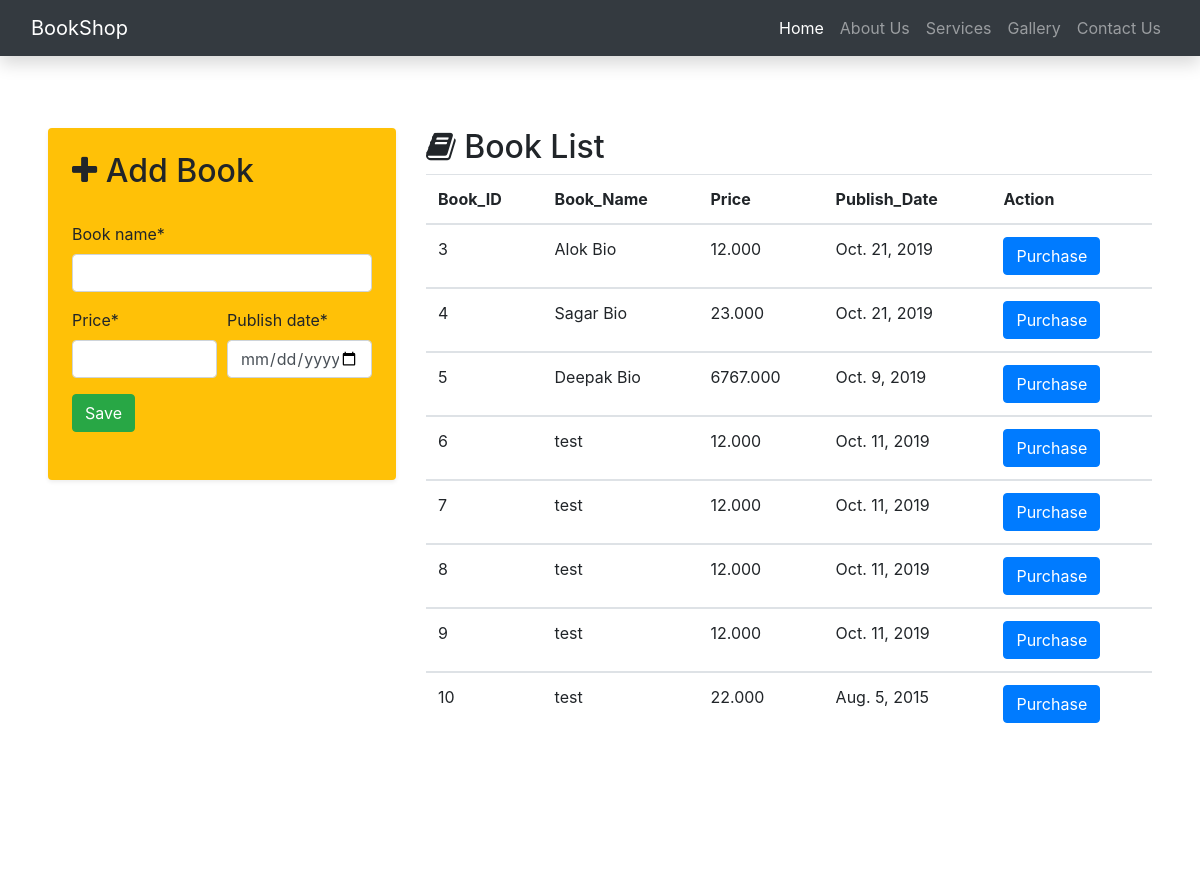
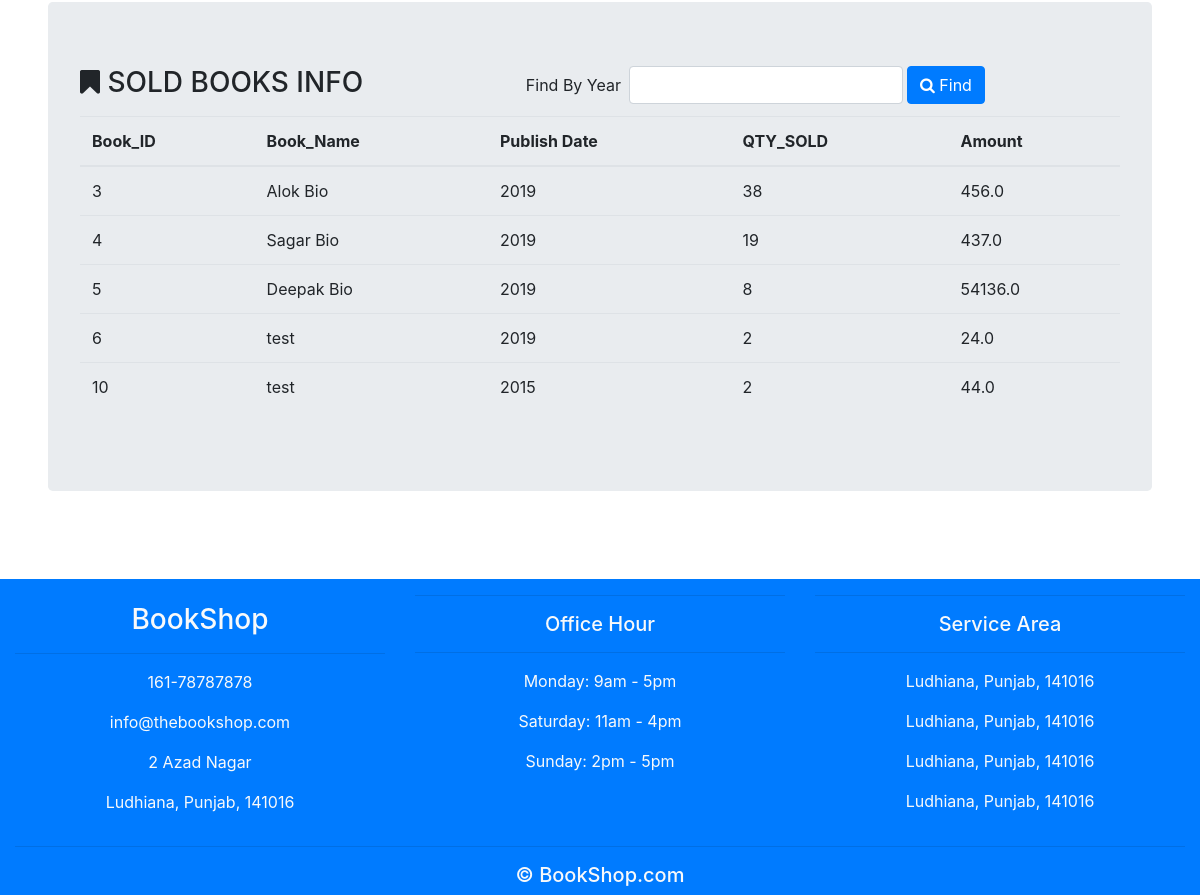
The page / on the database its author committed (2 pictures, top to bottom).
### books/models.py (models this page shows, shortened)
class BookInfo(models.Model):
    book_name = models.CharField(max_length=100)
    price = models.DecimalField(max_digits=200, decimal_places=3)
    publish_date = models.DateField()

class BookSold(models.Model):
    book_id = models.ForeignKey(BookInfo, on_delete = models.CASCADE)
    qty_sold = models.IntegerField(default=0)

### books/views.py (the view, shortened to what this page needs)
# urls.py: path('',IndexView.as_view(),name = 'index'),
class IndexView(View):
    template_name = 'books/index.html'
    def get(self, request):
        form = BookInfoForm()
        books = BookInfo.objects.all()
        form1= BookSoldForm()
        booksold = BookSold.objects.filter(~Q(qty_sold = 0))
        for data in booksold:
            print(data.qty_sold)
        context = {
            'form':form,
            'books':books,
            'booksold':booksold,
            'form1':form1,
            'year':False
        }
        return render(request,self.template_name,context)

### books/forms.py
class BookInfoForm(forms.ModelForm):
    class Meta:
        model = BookInfo
        fields = "__all__"

class BookSoldForm(forms.ModelForm):
    class Meta:
        model = BookSold
        fields = "__all__"

### books/custom_tag.py (called while the page is built)
@register.simple_tag
@stringfilter
def multiply(qty, price, *args, **kwargs):
    return float(qty) * float(price)

### templates/books/index.html (shortened to what this page needs)
{% extends 'base.html' %}
{% load static %}
{% load crispy_forms_tags %}
{% block content %}
{% load my_tag %}
<div class="container-fluid mt-4 mb-4 p-5">
    <div class="row">
        <div class="col-md-4 col-12">
                <form class="bg-warning p-4 rounded shadow-sm" action="{% url 'books:index' %}" method="POST">
                        <h2><i class="fa fa-plus"></i> Add Book</h2>
                        <div class="form-row">
                                <div class="form-group col-md-12 mb-0 mt-4">
                                  {{ form.book_name|as_crispy_field }}
                                </div>
                                <div class="form-group col-lg-6 col-12 mb-0">
                                  {{ form.price|as_crispy_field }}
                                </div>
                                <div class="form-group col-lg-6 col-12 mb-0">
                                   {{ form.publish_date|as_crispy_field }}
                                </div>
                              </div>
                        <button type="submit" class="btn btn-success mb-4">Save</button>
                    </form>
        </div>
        <div class="col-md-8 col-12">
            <h2><i class="fa fa-book"></i> Book List</h2>
            <table class="table">
                <thead>
                    <tr>
                      <th>Book_ID</th>
                      <th>Book_Name</th>
                              <th>Price</th>
                              <th>Publish_Date</th>
                              <th>Action</th>
                          </tr>
                        </thead>
                        {% for data in books %}
                        <tbody>
                          <tr>
                              <td>{{data.id}}</td>
                              <td>{{data.book_name}}</td>
                              <td>{{data.price}}</td>
                              <td>{{data.publish_date}}</td>
                              <td>
                                  <form action="{% url 'books:sold' %}" method="POST">
                                      <button type="submit" class="btn btn-primary btn -sm">Purchase</button>
                                  </form>
                              </td>
                          </tr>
                        </tbody>
                        {% endfor %}
            </table>
        </div>
    </div>
</div>
<div class="container-fluid p-5">
    <div class="jumbotron">
        <div class="row mb-2">
            <div class="col-5">
                <h3><i class="fa fa-bookmark"></i> SOLD BOOKS INFO</h3>
            </div>
            <div class=" col-7">
                <form action="{% url 'books:find' %}" class="form" method="POST">
                    <div class="form-inline">
                        <label class="mr-2"> Find By Year</label>
                        <input type="text" id="year_picker" name="search_by_year" class="form-control">
                        <button class="btn btn-primary ml-1">
                            <i class="fa fa-search"></i> Find
                        </button>
                    </div>
                </form>
            </div>
        </div>
        <table class="table">
            <thead>
            <tr>
                <th>Book_ID</th>
                <th>Book_Name</th>
                <th>Publish Date</th>
                <th>QTY_SOLD</th>
                <th>Amount</th>
            </tr>
            </thead>
            <tbody>
                {% for data in booksold %}
                    {% if year %}
                        {% if data.book_id.publish_date.year == year %}
                            <tr>
                                <td>{{ data.book_id.id }}</td>
                                <td>{{ data.book_id.book_name }}</td>
                                <td>{{ data.book_id.publish_date.year }}</td>
                                <td>{{ data.qty_sold }}</td>
                                <td>{% multiply data.qty_sold data.book_id.price %}</td>
                            </tr>
                        {% endif %}
                    {% else %}
                        <tr>
                            <td>{{ data.book_id.id }}</td>
                            <td>{{ data.book_id.book_name }}</td>
                            <td>{{ data.book_id.publish_date.year }}</td>
                            <td>{{ data.qty_sold }}</td>
                            <td>{% multiply data.qty_sold data.book_id.price %}</td>
                        </tr>
                    {% endif %}
                {% endfor %}
            </tbody>
        </table>
    </div>
</div>
{% endblock %}

### templates/base.html (shortened to what this page needs)
{% load static %}
<!DOCTYPE html>
<html lang="en">
<head>
  <link rel="stylesheet" href="https://maxcdn.bootstrapcdn.com/bootstrap/4.3.1/css/bootstrap.min.css">
  <link rel="stylesheet" href="https://stackpath.bootstrapcdn.com/font-awesome/4.7.0/css/font-awesome.min.css">
  <link href="https://cdnjs.cloudflare.com/ajax/libs/bootstrap-datepicker/1.6.4/css/bootstrap-datepicker.css" rel="stylesheet"/>
</head>
<body>
{% include "books/includes/header.html" %}
{% block content%}
{% endblock %}
{% include "books/includes/footer.html" %}
</body>
</html>

### templates/books/includes/header.html (shortened to what this page needs)
{% load static %}
<nav class="navbar navbar-expand-md navbar-dark shadow bg-dark sticky-top mb-1">
    <div class="container-fluid">
        <a href="{% url 'books:index' %}" class="navbar-brand">BookShop</a>
        <div class="collapse navbar-collapse" id="navbarResponsive">
            <ul class="navbar-nav ml-auto">
                <li class="nav-item active">
                    <a href="{% url 'books:index' %}" class="nav-link">Home</a>
                </li>
                <li class="nav-item">
                    <a href="#" class="nav-link">About Us</a>
                </li>
                <li class="nav-item">
                    <a href="#" class="nav-link">Services</a>
                </li>
                <li class="nav-item">
                    <a href="#" class="nav-link">Gallery</a>
                </li>
                <li class="nav-item">
                    <a href="#" class="nav-link">Contact Us</a>
                </li>
            </ul>
        </div>
    </div>
</nav>

### templates/books/includes/footer.html
{% load static %}
<footer>
    <div class="container-fluid padding mt-2 bg-primary text-light">
        <div class="row text-center">
            <div class="col-md-4">
                <h3 class="mt-4">BookShop</h3>
                <hr class="light">
                <p>161-78787878</p>
                <p>info@thebookshop.com</p>
                <p>2 Azad Nagar</p>
                <p>Ludhiana, Punjab, 141016</p>
            </div>
            <div class="col-md-4">
                <hr class="light">
                <h5>Office Hour</h5>
                <hr class="light">
                <p>Monday: 9am - 5pm</p>
                <p>Saturday: 11am - 4pm</p>
                <p>Sunday: 2pm - 5pm</p>
            </div>
            <div class="col-md-4">
                    <hr class="light">
                    <h5>Service Area</h5>
                    <hr class="light">
                    <p>Ludhiana, Punjab, 141016</p>
                    <p>Ludhiana, Punjab, 141016</p>
                    <p>Ludhiana, Punjab, 141016</p>
                    <p>Ludhiana, Punjab, 141016</p>
                </div>
            <div class="col-12">
                <hr class="light-100">
                <h5>&copy; BookShop.com</h5>
            </div>
        </div>
    </div>
</footer>

### rows shown on the page
BookInfo: id "3", book_name "Alok Bio", price "12.000", publish_date "Oct. 21, 2019"
BookInfo: id "4", book_name "Sagar Bio", price "23.000", publish_date "Oct. 21, 2019"
BookInfo: id "5", book_name "Deepak Bio", price "6767.000", publish_date "Oct. 9, 2019"
BookInfo: id "6", book_name "test", price "12.000", publish_date "Oct. 11, 2019"
BookInfo: id "7", book_name "test", price "12.000", publish_date "Oct. 11, 2019"
BookInfo: id "8", book_name "test", price "12.000", publish_date "Oct. 11, 2019"
BookInfo: id "9", book_name "test", price "12.000", publish_date "Oct. 11, 2019"
BookInfo: id "10", book_name "test", price "22.000", publish_date "Aug. 5, 2015"
BookSold: book_id.id "3", book_id.book_name "Alok Bio", book_id.publish_date.year "2019", qty_sold "38", qty_sold+book_id "456.0"
BookSold: book_id.id "4", book_id.book_name "Sagar Bio", book_id.publish_date.year "2019", qty_sold "19", qty_sold+book_id "437.0"
BookSold: book_id.id "5", book_id.book_name "Deepak Bio", book_id.publish_date.year "2019", qty_sold "8", qty_sold+book_id "54136.0"
BookSold: book_id.id "6", book_id.book_name "test", book_id.publish_date.year "2019", qty_sold "2", qty_sold+book_id "24.0"
BookSold: book_id.id "10", book_id.book_name "test", book_id.publish_date.year "2015", qty_sold "2", qty_sold+book_id "44.0"
